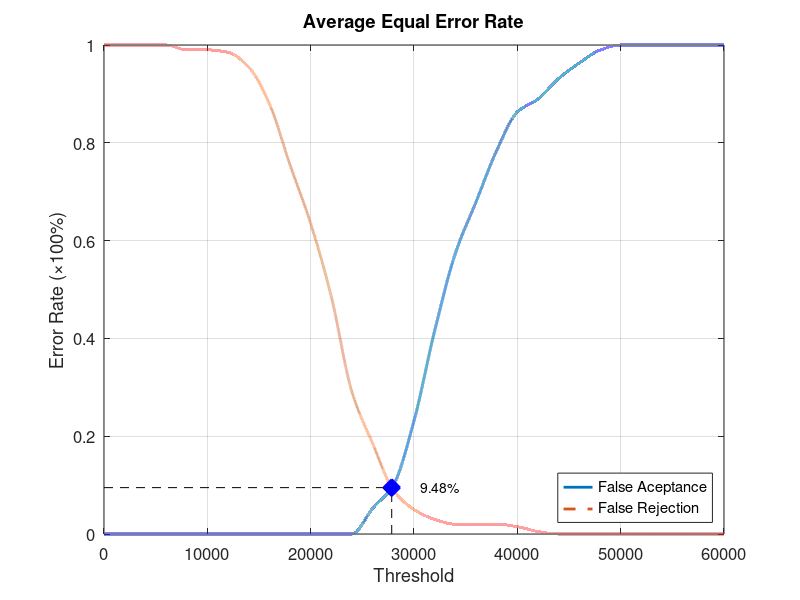
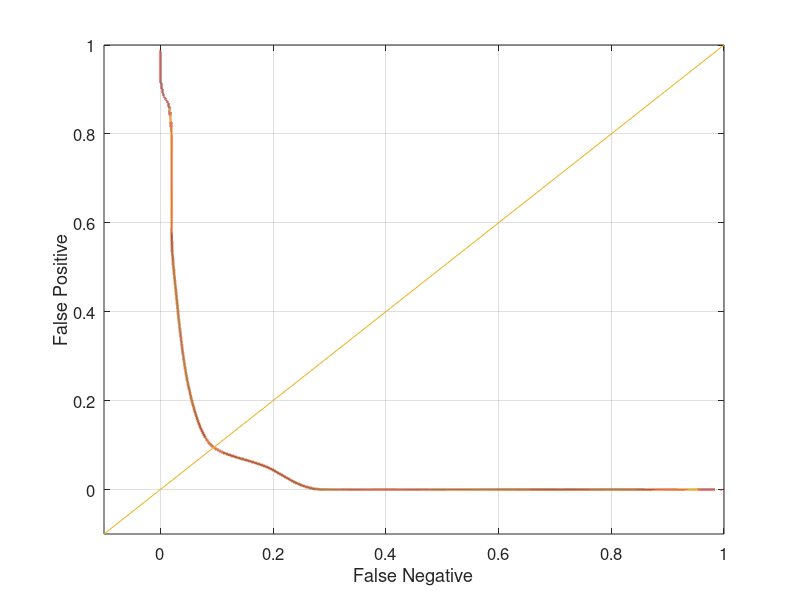

The MATLAB source for these figures, in order:
function yEER = Database2_2
close all;
clear;
clc;
x = 0:2000:60000;
xq = 0:0.5:60000;

y0 = [0 0 0 0 0 0 0 0 0 0 0 0 0 0.0526316 0.1 0.231579 0.415789 0.573684 0.678947 0.784211 0.863158 0.889474 0.931579 0.963158 0.989474 1 1 1 1 1 1];
yy0 = interp1(x, y0, xq, 'pchip');
y1 = [1 1 1 1 0.99 0.99 0.985 0.955 0.88 0.755 0.635 0.485 0.29 0.185 0.09 0.05 0.03 0.02 0.02 0.02 0.015 0.005 0 0 0 0 0 0 0 0 0];
yy1 = interp1(x, y1, xq, 'pchip');

% Calculating EER: 
y2 = abs(y0 - y1);
find(y2 == min(y2))
yy2 = abs(yy0 - yy1);
xEER = find(yy2 == min(yy2));
xEERIndex = xq(xEER) % X-axis EER
yEER = yy0(xEER) % Y-axis EER

main = figure
plot(xq, yy0,'-','LineWidth', 2);	hold on
plot(xq, yy1,'--','LineWidth', 2);	hold on
plot([xEERIndex xEERIndex], [0 yEER], 'k--');	hold on
plot([0 xEERIndex], [yEER yEER], 'k--');	hold on
plot(xEERIndex, yEER, 'bx', 'LineWidth', 10);	hold on
text(xEERIndex + 10 * xEERIndex / 100, yEER, [num2str(round((10000 * yEER)) / 100) '%'])
legend('False Aceptance', 'False Rejection', 'Location', 'SouthEast')
xlabel('Threshold')
ylabel('Error Rate (\times100%)')
title('Average Equal Error Rate')
set(gca, 'FontSize', 12)
axis([0 60000 0 1])
grid on

print(main, 'Database2_2Main', '-dpng');
FNRxFPR = figure('Color', [1 1 1]);
plot(yy1, yy0, '-', yy1, yy0, 'LineWidth', 2);
hold on
y = -0.1:0.1:1
plot(y, y); 
set(gca, 'FontSize', 12)
xlabel('False Negative')
ylabel('False Positive')
axis([-0.1 1 -0.1 1])
set(gca, 'FontSize', 12)
grid on

print(FNRxFPR, 'Database2_2FNRxFPR','-dpng');
end
